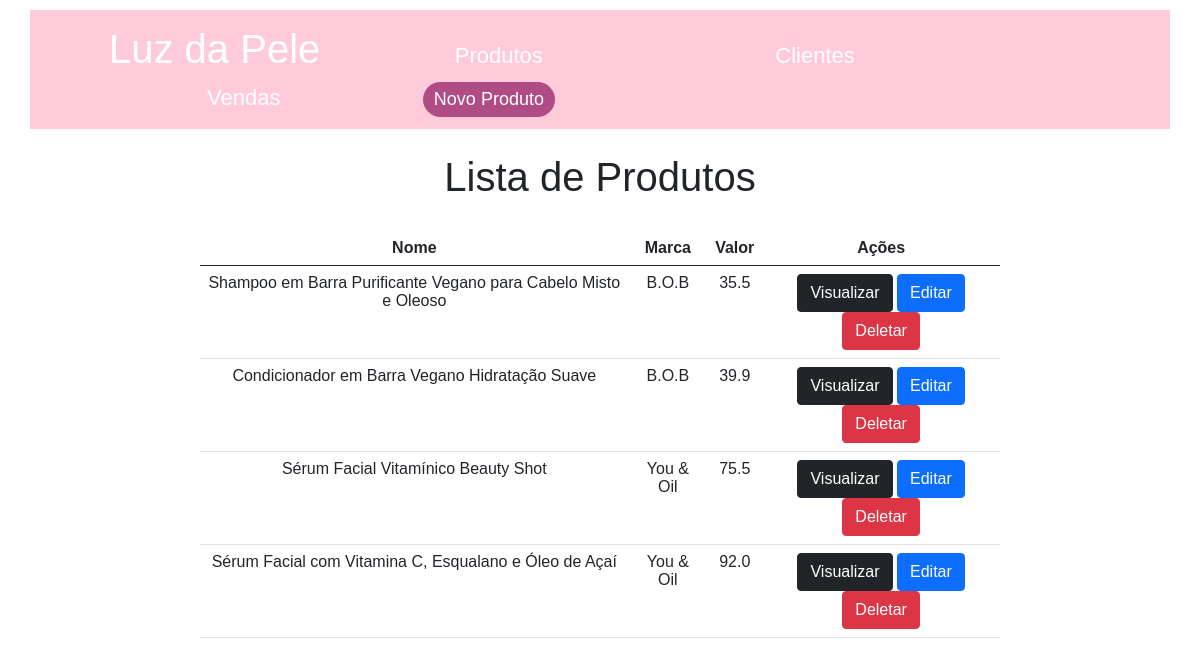
The app's page / (signed in) with its own data.
### app/models.py (models this page shows, shortened)
class Produto(models.Model):
    CATEGORIA_CHOICES = [
        ('facial', 'Facial'),
        ('corpo', 'Corpo'),
        ('cabelos', 'Cabelos'),
    ]
    nome = models.CharField(max_length=200, verbose_name="Nome")
    categoria = models.CharField(max_length=100, choices=CATEGORIA_CHOICES, verbose_name="Categoria")
    marca = models.CharField(max_length=200, verbose_name="Marca")
    base = models.CharField(max_length=200, verbose_name="Base")
    valor = models.FloatField(verbose_name="Valor")
    caracteristicas = models.TextField(verbose_name="Características")
    indicacao = models.TextField(verbose_name="Indicação")
    utilidade = models.TextField(verbose_name="Utilidade")
    ingredientes = models.TextField(verbose_name="Ingredientes")
    mododeuso = models.TextField(verbose_name="Modo de Uso")
    precaucoes = models.TextField(verbose_name="Precauções")

### app/views.py (the view)
# urls.py: path('', views.listar_produtos, name='listar_produtos'),
def listar_produtos(request):
    produtos = Produto.objects.all()
    return render(request, 'app/listar_produtos.html', {'produtos': produtos})

### app/templates/app/listar_produtos.html (shortened to what this page needs)
{% extends 'app/base.html' %}
{% block content %}
<div class="col-8 m-auto pt-4 pb-2 text-center" >
    <h1>Lista de Produtos</h1>
    <table class="table">
        <thead class="thead-dark">
            <tr>
                <th scope="col">Nome</th>
                <th scope="col">Marca</th>
                <th scope="col">Valor</th>
                <th scope="col">Ações</th>
            </tr>
        </thead>
        <tbody>
            {% for produto in produtos %}
                <tr>
                    <td>{{produto.nome}}</td>
                    <td>{{produto.marca}}</td>
                    <td>{{produto.valor}}</td>
                    <td>
                        <a href="{% url 'detalhes_produto' pk=produto.pk %}" class="btn btn-dark">Visualizar</a>
                        {% if user.is_authenticated %}
                            <a href="{% url 'editar_produto' pk=produto.pk %}" class="btn btn-primary">Editar</a>
                        {% endif %}
                        <a href="{% url 'remover_produto' pk=produto.pk %}" class="btn btn-danger btnDel">Deletar</a>
                    </td>
                </tr>
            {% endfor %}
        </tbody>
    </table>
</div>
{% load static %}
{% endblock %}

### app/static/css/app.css (style rules this page uses)
body { font-family: sans-serif; }
.table { margin-top: 30px; }
th, td { text-align: center; }

### records on screen
Produto: nome "Shampoo em Barra Purificante Vegano para Cabelo Misto e Oleoso", marca "B.O.B", valor "35.5"
Produto: nome "Condicionador em Barra Vegano Hidratação Suave", marca "B.O.B", valor "39.9"
Produto: nome "Sérum Facial Vitamínico Beauty Shot", marca "You & Oil", valor "75.5"
Produto: nome "Sérum Facial com Vitamina C, Esqualano e Óleo de Açaí", marca "You & Oil", valor "92.0"
